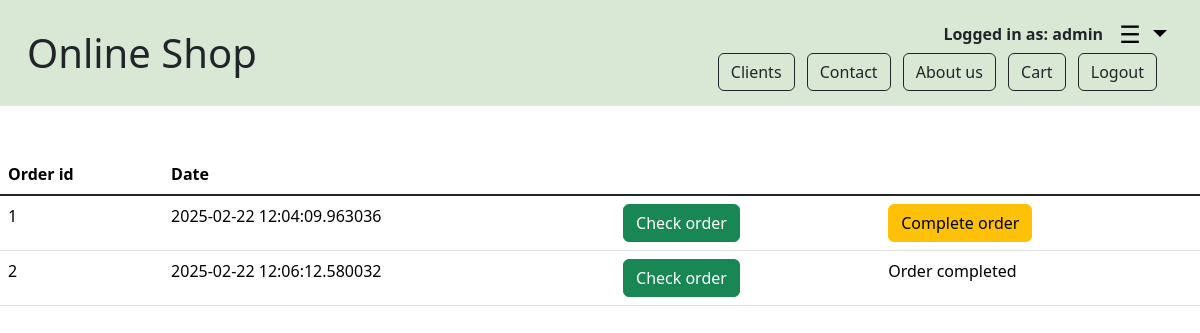
Page /clients_orders/5 (signed in) on the committed database.
### main.py (models this page shows)
class Base(DeclarativeBase):
    pass

class User(UserMixin, Base):
    __tablename__ = 'user'
    id: Mapped[int] = mapped_column(Integer, primary_key=True)
    name: Mapped[str] = mapped_column(String(300), nullable=False)
    email: Mapped[str] = mapped_column(String(200), unique=True, nullable=False)
    password: Mapped[str] = mapped_column(String(100), nullable=False)
    is_admin: Mapped[bool] = mapped_column(Boolean, nullable=False)
    notification = relationship('Notification', back_populates='user')
    comment = relationship('Comment', back_populates='user')
    rating = relationship('Rating', back_populates='user')
    favourite = relationship('Favourite', back_populates='user')
    cart = relationship('Cart', back_populates='user')
    order = relationship('Order', back_populates='user')

class Order(Base):
    __tablename__ = 'order'
    id_order: Mapped[int] = mapped_column(Integer, primary_key=True)
    id_user: Mapped[int] = mapped_column(Integer, ForeignKey('user.id'), nullable=False)
    email: Mapped[str] = mapped_column(String(200), nullable=False)
    first_name: Mapped[str] = mapped_column(String(150), nullable=False)
    second_name: Mapped[str] = mapped_column(String(150), nullable=False)
    country: Mapped[str] = mapped_column(String(200), nullable=False)
    address: Mapped[str] = mapped_column(String(150), nullable=False)
    phone_number: Mapped[int] = mapped_column(Integer, nullable=False)
    is_by_delivery: Mapped[bool] = mapped_column(Boolean, nullable=False)
    status: Mapped[bool] = mapped_column(Boolean, nullable=False)
    id_card: Mapped[int] = mapped_column(Integer, ForeignKey('card.id_card'), nullable=True)
    date: Mapped[datetime] = mapped_column(DateTime, default=datetime.utcnow, nullable=False)
    user = relationship('User', back_populates='order')
    card = relationship('Card', back_populates='order')
    order_article = relationship('Order_article', back_populates='order')

### main.py (the view)
@app.route('/clients_orders/<id_user>')
@login_required
@admin_only
def clients_orders(id_user):
    all_orders = [order for order in db.session.execute(db.select(Order).where(Order.id_user == int(id_user)).order_by(Order.date)).scalars().all() if order.id_user == int(id_user)]
    return render_template('clients_orders.html', all_orders=all_orders)

### main.py (called while the page is built)
@login_manager.user_loader
def load_user(user_id):
    return db.get_or_404(User, user_id)

def admin_only(function):
    @wraps(function)
    def check_admin(*args, **kwargs):
        if current_user.is_admin:
            return function(*args, **kwargs)
        return abort(403)
    return check_admin

### templates/clients_orders.html
{% include "header.html" %}
<body class="d-flex flex-column min-vh-100">
    <br> <br>
    <table class="table">
        <thead>
            <tr>
              <th scope="col">Order id</th>
              <th scope="col">Date</th>
            </tr>
        </thead>
        <tbody class="table-group-divider">
            {% for order in all_orders %}
                <tr class="client-row">
                    <td>{{ order.id_order }}</td>
                    <td>{{ order.date }}</td>
                    <td><a href="{{ url_for('clients_order_detail', id_order=order.id_order) }}"><button class="btn btn-success">Check order</button></a></td>
                    {% if order.status == 0 %}
                        <td><a href="{{ url_for('complete_clients_order', order_id=order.id_order) }}"><button class="btn btn-warning">Complete order</button></a></td>
                    {% else %}
                        <td>Order completed</td>
                    {% endif %}
                </tr>
            {% endfor %}
        </tbody>
    </table>
</body>

### templates/header.html (shortened to what this page needs)
<!DOCTYPE html>
<html lang="en">
<head>
    <link href="https://cdn.jsdelivr.net/npm/bootstrap@5.3.3/dist/css/bootstrap.min.css" rel="stylesheet">
    <link rel="stylesheet" href="https://cdnjs.cloudflare.com/ajax/libs/font-awesome/6.4.2/css/all.min.css">
</head>
<body>
    <nav class="navbar custom-navbar">
        <div class="container-fluid">
            <a href="{{ url_for('home') }}" class="text-dark text-decoration-none">
                <h1 class="mb-0">Online Shop</h1>
            </a>
            <div class="ms-auto">
                {% if current_user.is_authenticated %}
                    <div class="user-info-container">
                        <p class="user-info mb-0">Logged in as: {{ current_user.name }}</p>
                        <div class="dropdown">
                            <button class="hamburger-menu dropdown-toggle" type="button" id="profileDropdown" data-bs-toggle="dropdown" aria-expanded="false">
                                ☰
                            </button>
                        </div>
                    </div>
                {% endif %}
                {% if current_user.is_admin %}
                    <a href="{{ url_for('clients') }}" class="btn btn-outline-dark me-2">Clients</a>
                {% endif %}
                <a href="{{ url_for('contact') }}" class="btn btn-outline-dark me-2">Contact</a>
                <a href="{{ url_for('about') }}" class="btn btn-outline-dark me-2">About us</a>
                {% if current_user.is_authenticated %}
                    <a href="{{ url_for('cart') }}" class="btn btn-outline-dark me-2">Cart</a>
                    <a href="{{ url_for('logout') }}" class="btn btn-outline-dark me-3">Logout</a>
                {% else %}
                    <a href="{{ url_for('register') }}" class="btn btn-outline-dark me-2">Register</a>
                    <a href="{{ url_for('login') }}" class="btn btn-outline-dark">Login</a>
                {% endif %}
            </div>
        </div>
    </nav>
</body>
</html>

### templates/header.html (style rules this page uses)
.custom-navbar { background-color: #d9e8d4; padding: 15px; }
.user-info-container { display: flex; align-items: center; justify-content: flex-end; gap: 10px; width: 100%; }
.user-info { font-weight: bold; }
.hamburger-menu { font-size: 24px; cursor: pointer; border: none; background: none; }

### rows in the picture
User: name "admin"
Order: id_order "1", date "2025-02-22 12:04:09.963036"
Order: id_order "2", date "2025-02-22 12:06:12.580032", status "Order completed"
